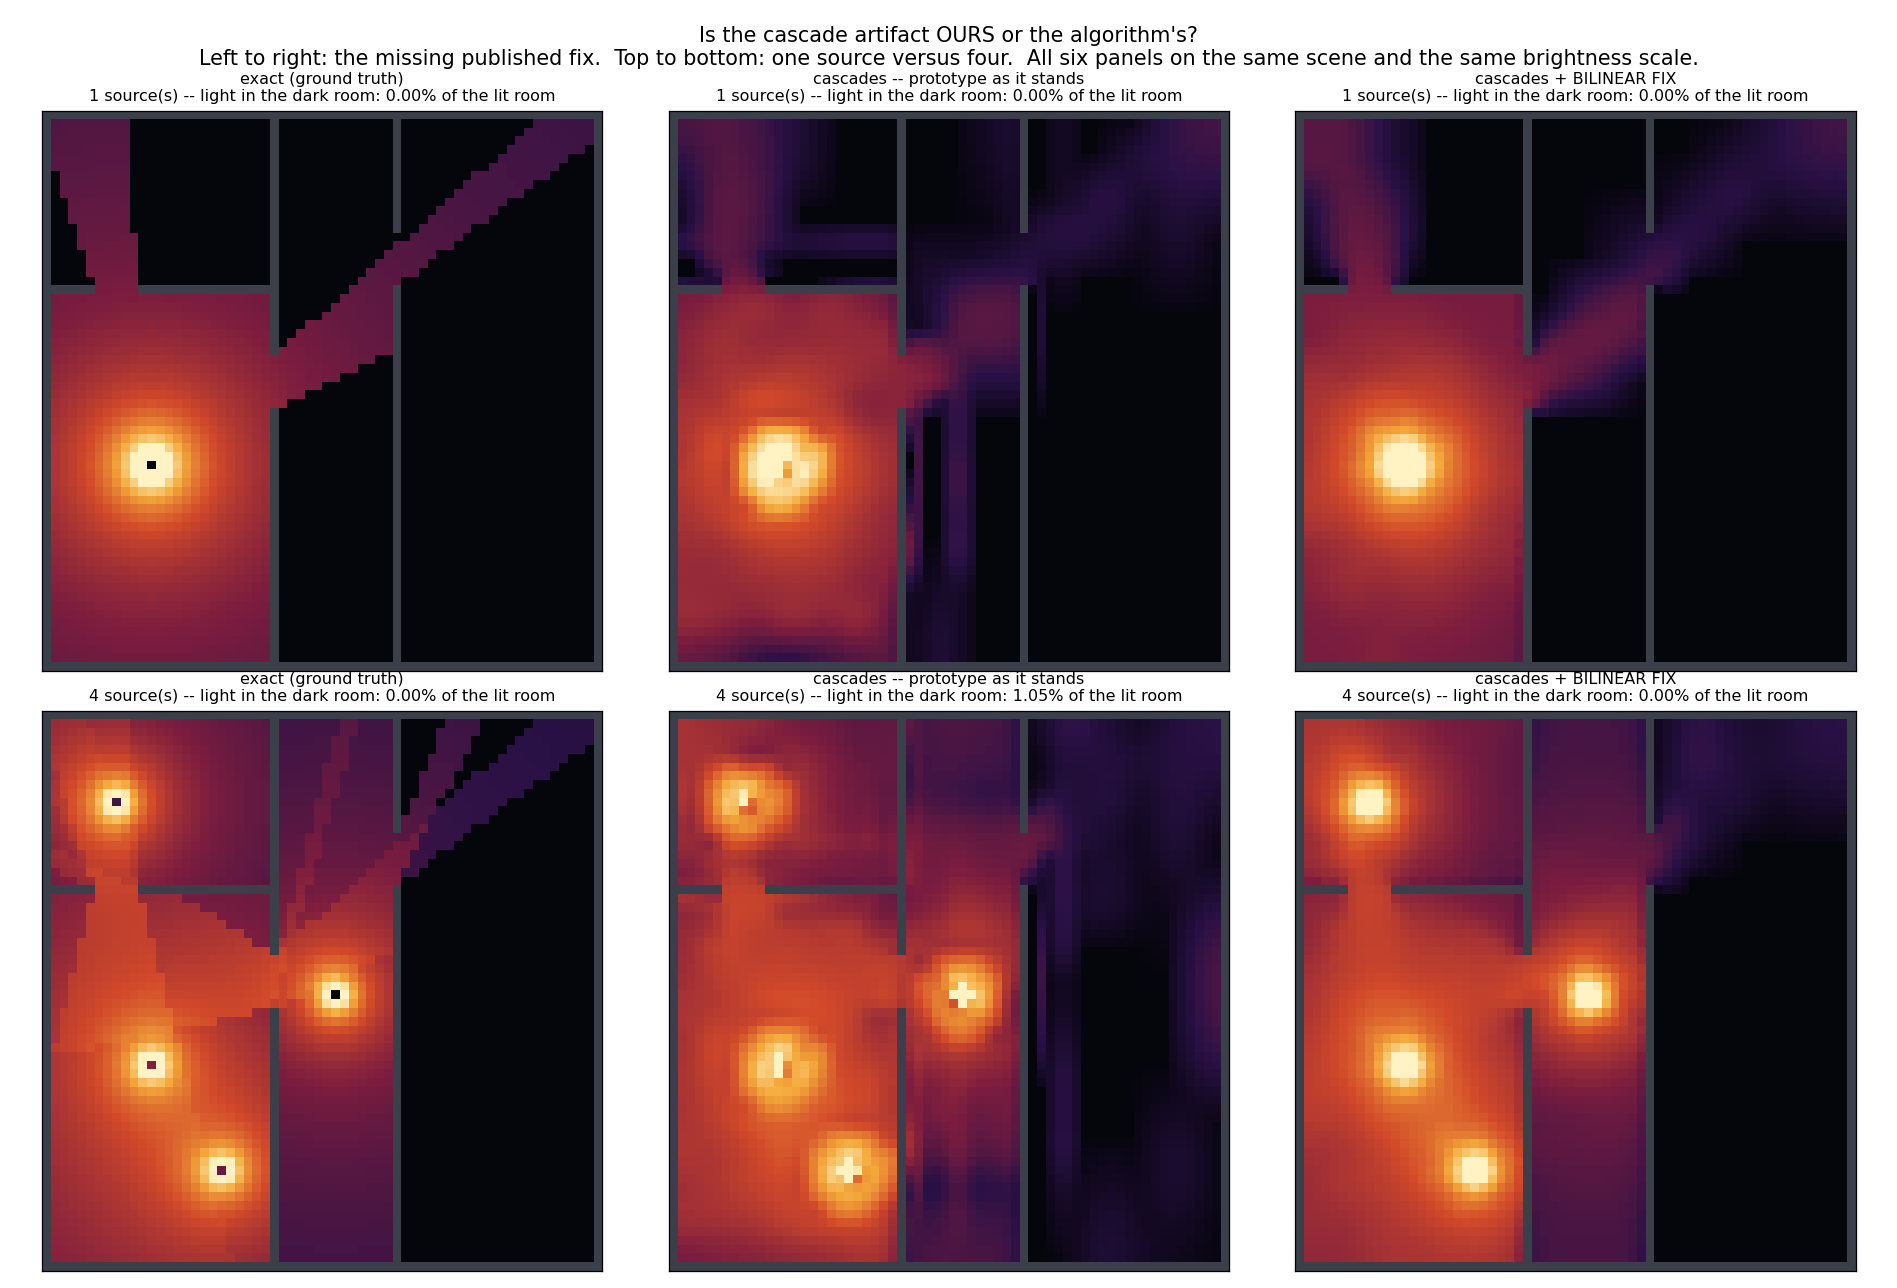

Python code for this plot:
"""Why does cascade_render.png's middle panel look bad? (2026-09-13)

Erik: "the middle plot in cascade_render.png looks really bad ... is it because something
is wrong here?  Or because point lights are hard?  because in heatmap_light_render.png it
looks awesome, and this is also cascade right?"

Two candidate explanations, and they make DIFFERENT predictions, so the experiment
separates them:

  (a) OUR PROTOTYPE IS MISSING A PUBLISHED FIX.  Osborne & Sannikov 2024 section 2.5
      name the artifact: parallax between a cascade-i probe and the four cascade-(i+1)
      probes it interpolates, which they call "non-conservation of energy at locations
      where cascades overlap a light source".  Their remedy is the BILINEAR FIX: trace
      each interval from its own start position to the start position of the associated
      child cone ON EACH of the four coarse probes, merge each with that probe's own
      sample, and only then average with the bilinear weights.  Costs 4x the rays.
      Prediction: implementing it cleans the picture up with ONE source.

  (b) A SINGLE BRIGHT POINT SOURCE IN AN EMPTY ROOM IS THE WORST CASE.  The same paper
      calls its ringing test "the worst-case scenario ... a small, very high opacity
      source embedded in a completely transparent medium", which is exactly this scene.
      Prediction: adding more sources cleans the picture up WITHOUT any fix.

So: the same scene, 1 source versus 4, each with and without the fix.  Whichever axis
moves the picture is the answer -- and if both do, we learn how much each is worth.

Run (~4 minutes):
    C:/Users/steen/anaconda3/python.exe docs/ray_engine_v2_scheme_study_2026-09-13/cascade_fix_study.py
"""
from __future__ import annotations
import math
import sys
from pathlib import Path

import numpy as np

HERE = Path(__file__).resolve().parent
sys.path.insert(0, str(HERE))
from room_render import H, W, deck, tonemap            # noqa: E402
from scheme_study import solve_exact                   # noqa: E402

BASE_DIRS = 16
N_CASCADES = 4
BASE_LEN = 1.0
MARCH = 0.5            # <= 0.5 so a one-tile wall can never be stepped over
GAMMA = 0.42
PALETTE = ["#05050c", "#2a1146", "#7b1d3f", "#d2492a", "#f4a93a", "#fff3c4"]
WALL_COLOUR = "#3a3f4a"

EXTRA_SOURCES = [(40, 12), (52, 20), (10, 8), (32, 33)]


def scene(n_sources):
    kappa, source, opaque = deck()
    source = np.zeros((H, W))
    for (y, x) in EXTRA_SOURCES[:n_sources]:
        if not opaque[y, x]:
            source[y, x] = 1.0
    return kappa, source, opaque


def trace_seg(p0, p1, em, kappa):
    """March the straight segment p0 -> p1.  Returns (radiance, transmittance)."""
    x0, y0 = p0
    x1, y1 = p1
    dx, dy = x1 - x0, y1 - y0
    length = math.hypot(dx, dy)
    if length < 1e-9:
        return 0.0, 1.0
    n = max(1, int(length / MARCH))
    ds = length / n
    ux, uy = dx / length, dy / length
    rad, trans = 0.0, 1.0
    for k in range(n):
        t = (k + 0.5) * ds
        ix, iy = int(x0 + ux * t), int(y0 + uy * t)
        if not (0 <= ix < W and 0 <= iy < H):
            break
        rad += em[iy, ix] * trans * ds
        trans *= math.exp(-kappa[iy, ix] * ds)
        if trans < 1e-5:
            break
    return rad, trans


def cascades(em, kappa, ncasc=N_CASCADES, bilinear_fix=False):
    """Radiance cascades, branching factor 4, optionally with the bilinear fix."""
    far_edge = math.hypot(H, W)

    def geom(i):
        sp = 2 ** i
        nd = BASE_DIRS * (4 ** i)
        r0 = BASE_LEN * (4 ** i - 1) / 3.0
        r1 = BASE_LEN * (4 ** (i + 1) - 1) / 3.0
        if i == ncasc - 1:
            r1 = far_edge
        return sp, nd, r0, r1

    # --- top cascade: traced normally, it has no parent to be parallaxed against
    sp, nd, r0, r1 = geom(ncasc - 1)
    ph, pw = H // sp, W // sp
    top = np.zeros((ph, pw, nd))
    for j in range(ph):
        for k in range(pw):
            px, py = (k + 0.5) * sp, (j + 0.5) * sp
            for d in range(nd):
                ang = (d + 0.5) * (2.0 * math.pi / nd)
                ca, sa = math.cos(ang), math.sin(ang)
                top[j, k, d] = trace_seg((px + ca * r0, py + sa * r0),
                                         (px + ca * r1, py + sa * r1), em, kappa)[0]
    print(f"    cascade {ncasc-1}: {ph}x{pw} x {nd} dirs, {r0:.1f}..{r1:.1f}")
    far = top

    # --- downwards: build and merge in one step
    for i in range(ncasc - 2, -1, -1):
        sp, nd, r0, r1 = geom(i)
        fsp, fnd, _fr0, _fr1 = geom(i + 1)
        ph, pw = H // sp, W // sp
        fph, fpw = H // fsp, W // fsp
        cur = np.zeros((ph, pw, nd))
        for j in range(ph):
            for k in range(pw):
                px, py = (k + 0.5) * sp, (j + 0.5) * sp
                # the four coarse probes this one interpolates, and their weights
                cx = px / fsp - 0.5
                cy = py / fsp - 0.5
                k0, j0 = int(math.floor(cx)), int(math.floor(cy))
                tx, ty = cx - k0, cy - j0
                quads = []
                for dj in (0, 1):
                    for dk in (0, 1):
                        wgt = (ty if dj else 1 - ty) * (tx if dk else 1 - tx)
                        jj, kk = j0 + dj, k0 + dk
                        if wgt > 0 and 0 <= jj < fph and 0 <= kk < fpw:
                            quads.append((wgt, jj, kk,
                                          (kk + 0.5) * fsp, (jj + 0.5) * fsp))
                wsum = sum(q[0] for q in quads) or 1.0
                for d in range(nd):
                    ang = (d + 0.5) * (2.0 * math.pi / nd)
                    ca, sa = math.cos(ang), math.sin(ang)
                    if not bilinear_fix:
                        # one interval from this probe, then bilinearly blended far light
                        rad, tr = trace_seg((px + ca * r0, py + sa * r0),
                                            (px + ca * r1, py + sa * r1), em, kappa)
                        acc = 0.0
                        for (wgt, jj, kk, _qx, _qy) in quads:
                            acc += wgt * sum(far[jj, kk, (d * 4 + c) % fnd]
                                             for c in range(4)) / 4.0
                        cur[j, k, d] = rad + tr * (acc / wsum)
                    else:
                        # THE BILINEAR FIX: one interval per coarse probe, ending where
                        # that probe's child cone starts, merged with that probe's own
                        # sample, and only then averaged with the bilinear weights.
                        tot = 0.0
                        for (wgt, jj, kk, qx, qy) in quads:
                            rad, tr = trace_seg((px + ca * r0, py + sa * r0),
                                                (qx + ca * r1, qy + sa * r1), em, kappa)
                            fq = sum(far[jj, kk, (d * 4 + c) % fnd]
                                     for c in range(4)) / 4.0
                            tot += wgt * (rad + tr * fq)
                        cur[j, k, d] = tot / wsum
        print(f"    cascade {i}: {ph}x{pw} x {nd} dirs, {r0:.1f}..{r1:.1f}"
              f"{'  [bilinear fix]' if bilinear_fix else ''}")
        far = cur
    return far.mean(axis=2) * 2.0 * math.pi


def dark_room_leak(f, opaque):
    """Mean light in the far room (right of column 40), which only one doorway feeds,
    and in the sealed strip behind the partition -- relative to the source room."""
    src_room = np.zeros((H, W), bool)
    src_room[21:63, 1:26] = True
    src_room &= ~opaque
    far_room = np.zeros((H, W), bool)
    far_room[41:63, 41:63] = True          # below doorway 2, no line of sight
    far_room &= ~opaque
    return f[far_room].mean() / max(f[src_room].mean(), 1e-12)


def main():
    import matplotlib
    matplotlib.use("Agg")
    import matplotlib.pyplot as plt
    from matplotlib.colors import LinearSegmentedColormap

    fire = LinearSegmentedColormap.from_list("fire", PALETTE)
    fire.set_bad(WALL_COLOUR)
    fig, axes = plt.subplots(2, 3, figsize=(16.5, 11.2))

    rows = []
    for r, nsrc in enumerate((1, 4)):
        kappa, source, opaque = scene(nsrc)
        em = source / (2.0 * math.pi)
        print(f"{nsrc} source(s):")
        ex = solve_exact(source, opaque)
        print("  cascades, as the prototype stands")
        c_plain = cascades(em, kappa, bilinear_fix=False)
        print("  cascades, with the bilinear fix")
        c_fix = cascades(em, kappa, bilinear_fix=True)
        for f in (ex, c_plain, c_fix):
            f[opaque] = 0.0
        rows.append((nsrc, ex, c_plain, c_fix, opaque))

        names = ["exact (ground truth)", "cascades -- prototype as it stands",
                 "cascades + BILINEAR FIX"]
        hi = np.percentile(ex[~opaque], 99.5)
        for c, (nm, f) in enumerate(zip(names, (ex, c_plain, c_fix))):
            axes[r, c].imshow(tonemap(f, opaque, gamma=GAMMA, hi=hi), cmap=fire,
                              vmin=0, vmax=1, interpolation="nearest")
            leak = dark_room_leak(f, opaque)
            axes[r, c].set_title(f"{nm}\n{nsrc} source(s) -- light in the dark room: "
                                 f"{100*leak:.2f}% of the lit room", fontsize=10)
            axes[r, c].set_xticks([])
            axes[r, c].set_yticks([])
    fig.suptitle(
        "Is the cascade artifact OURS or the algorithm's?\n"
        "Left to right: the missing published fix.  Top to bottom: one source versus "
        "four.  All six panels on the same scene and the same brightness scale.",
        fontsize=13)
    fig.tight_layout()
    fig.savefig(HERE / "cascade_fix_study.png", dpi=115)
    print("\nwrote", HERE / "cascade_fix_study.png")

    print(f"\n{'sources':>9}{'exact':>12}{'prototype':>12}{'+ fix':>12}"
          "     (light in the dark room, % of the lit room)")
    for (nsrc, ex, cp, cf, opq) in rows:
        print(f"{nsrc:9d}{100*dark_room_leak(ex, opq):11.2f}%"
              f"{100*dark_room_leak(cp, opq):11.2f}%{100*dark_room_leak(cf, opq):11.2f}%")


if __name__ == "__main__":
    main()
